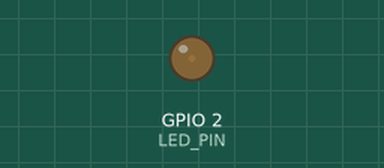
Simulated run of this sketch. Board: ESP32. Shown: output pins drawn as LEDs (lit = HIGH).

Above: at 0.05 s.
At 0.95 s:
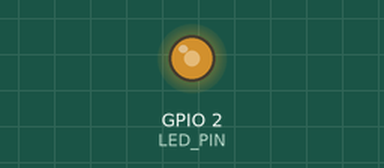
At 1.4 s:
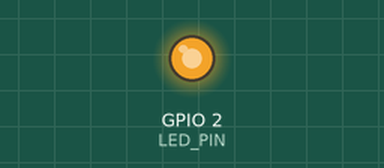
At 2.75 s:
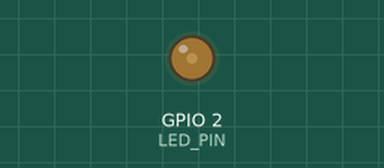
Timing chart, 0 to 7.0 s (numbered marks = the images above):
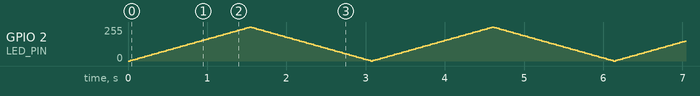

The sketch:

esp32_poc_pwm.ino
```cpp
/**
 * @file esp32_poc_pwm.ino
 *
 * @brief Proof of conecept to test the board
 *
 * @ingroup noPackageYet
 * (Note: this needs exactly one @defgroup somewhere)
 *
 * @author Leo Medus
 *
 * Details:
 *  [setup] - ESP-32 Dev Kit C V2
 *          - led and 330 Ohm resisitor connected to pin 2.
 *
 *      This code uses pwm to control brightness over a led connected on pin 2.
 *                     ---            ----------
 *
 * Date: 20/01/2020 (dd/mm/yyyy)
 */


#define LEDC_CHANNEL_0      0
#define LEDC_TIMER_13_BIT   13
#define LEDC_BASE_FREQ      5000
#define LED_PIN             2

int brightness = 0;
int fadeAmount = 5;

void ledcAnalogWrite(uint8_t channel, uint32_t value, uint32_t valueMax = 255)
{
    uint32_t duty = (8191 / valueMax) * min(value, valueMax);
    ledcWrite(channel, duty);
}

void setup() {
    ledcSetup(LEDC_CHANNEL_0, LEDC_BASE_FREQ, LEDC_TIMER_13_BIT);
    ledcAttachPin(LED_PIN, LEDC_CHANNEL_0);
}

void loop() {
    ledcAnalogWrite(LEDC_CHANNEL_0, brightness);

    brightness = brightness + fadeAmount;

    if (brightness <= 0 || brightness >= 255) {
        fadeAmount = -fadeAmount;
    }

    delay(30);
}
```
